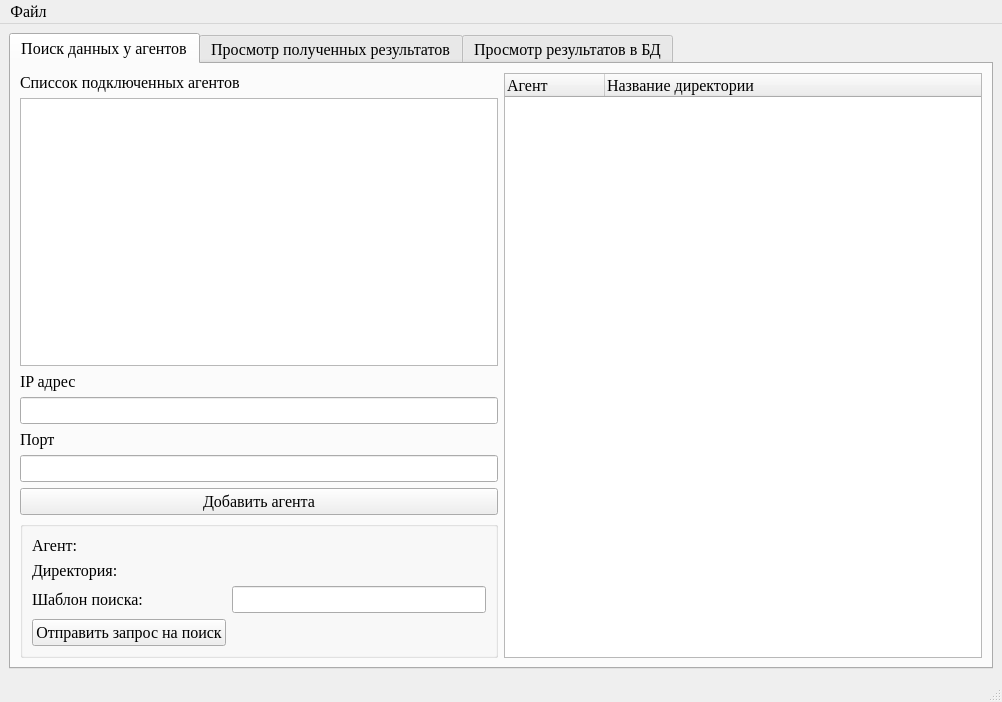
<?xml version="1.0" encoding="UTF-8"?>
<ui version="4.0">
 <class>MainWindow</class>
 <widget class="QMainWindow" name="MainWindow">
  <property name="geometry">
   <rect>
    <x>0</x>
    <y>0</y>
    <width>1002</width>
    <height>702</height>
   </rect>
  </property>
  <property name="font">
   <font>
    <family>Times New Roman</family>
    <pointsize>12</pointsize>
   </font>
  </property>
  <property name="windowTitle">
   <string>MainWindow</string>
  </property>
  <widget class="QWidget" name="centralwidget">
   <layout class="QGridLayout" name="gridLayout">
    <item row="0" column="0">
     <widget class="QTabWidget" name="tabWidget">
      <property name="currentIndex">
       <number>0</number>
      </property>
      <widget class="QWidget" name="tab">
       <attribute name="title">
        <string>Поиск данных у агентов</string>
       </attribute>
       <layout class="QHBoxLayout" name="horizontalLayout">
        <item>
         <layout class="QVBoxLayout" name="verticalLayout">
          <property name="sizeConstraint">
           <enum>QLayout::SetMaximumSize</enum>
          </property>
          <item>
           <widget class="QLabel" name="label">
            <property name="text">
             <string>Списсок подключенных агентов</string>
            </property>
           </widget>
          </item>
          <item>
           <widget class="QListWidget" name="listWidget">
            <property name="sizePolicy">
             <sizepolicy hsizetype="Minimum" vsizetype="Expanding">
              <horstretch>0</horstretch>
              <verstretch>0</verstretch>
             </sizepolicy>
            </property>
            <property name="maximumSize">
             <size>
              <width>16777215</width>
              <height>16777215</height>
             </size>
            </property>
            <property name="editTriggers">
             <set>QAbstractItemView::NoEditTriggers</set>
            </property>
           </widget>
          </item>
          <item>
           <widget class="QLabel" name="label_2">
            <property name="text">
             <string>IP адрес</string>
            </property>
           </widget>
          </item>
          <item>
           <widget class="QLineEdit" name="lineEdit"/>
          </item>
          <item>
           <widget class="QLabel" name="label_3">
            <property name="text">
             <string>Порт</string>
            </property>
           </widget>
          </item>
          <item>
           <widget class="QLineEdit" name="lineEdit_2"/>
          </item>
          <item>
           <widget class="QPushButton" name="pushButton">
            <property name="text">
             <string>Добавить агента</string>
            </property>
           </widget>
          </item>
          <item>
           <widget class="QGroupBox" name="groupBox">
            <property name="minimumSize">
             <size>
              <width>0</width>
              <height>100</height>
             </size>
            </property>
            <property name="title">
             <string/>
            </property>
            <layout class="QGridLayout" name="gridLayout_2">
             <item row="0" column="1">
              <widget class="QLabel" name="label_7">
               <property name="text">
                <string/>
               </property>
              </widget>
             </item>
             <item row="1" column="1">
              <widget class="QLabel" name="label_8">
               <property name="text">
                <string/>
               </property>
              </widget>
             </item>
             <item row="2" column="1">
              <widget class="QLineEdit" name="lineEdit_3"/>
             </item>
             <item row="1" column="0">
              <widget class="QLabel" name="label_5">
               <property name="text">
                <string>Директория:</string>
               </property>
              </widget>
             </item>
             <item row="2" column="0">
              <widget class="QLabel" name="label_6">
               <property name="text">
                <string>Шаблон поиска:</string>
               </property>
              </widget>
             </item>
             <item row="0" column="0">
              <widget class="QLabel" name="label_4">
               <property name="text">
                <string>Агент:</string>
               </property>
              </widget>
             </item>
             <item row="3" column="0">
              <widget class="QPushButton" name="pushButton_2">
               <property name="text">
                <string>Отправить запрос на поиск</string>
               </property>
              </widget>
             </item>
            </layout>
           </widget>
          </item>
         </layout>
        </item>
        <item>
         <widget class="QTreeWidget" name="treeWidget">
          <property name="editTriggers">
           <set>QAbstractItemView::NoEditTriggers</set>
          </property>
          <column>
           <property name="text">
            <string>Агент</string>
           </property>
          </column>
          <column>
           <property name="text">
            <string>Название директории</string>
           </property>
          </column>
         </widget>
        </item>
       </layout>
      </widget>
      <widget class="QWidget" name="tab_3">
       <attribute name="title">
        <string>Просмотр полученных результатов</string>
       </attribute>
       <layout class="QGridLayout" name="gridLayout_3">
        <item row="0" column="0">
         <widget class="QLineEdit" name="lineEdit_4"/>
        </item>
        <item row="0" column="1">
         <widget class="QPushButton" name="pushButton_3">
          <property name="text">
           <string>Поиск по директории</string>
          </property>
         </widget>
        </item>
        <item row="1" column="0" colspan="2">
         <widget class="QTreeWidget" name="treeWidget_2">
          <property name="editTriggers">
           <set>QAbstractItemView::NoEditTriggers</set>
          </property>
          <property name="selectionMode">
           <enum>QAbstractItemView::MultiSelection</enum>
          </property>
          <property name="selectionBehavior">
           <enum>QAbstractItemView::SelectRows</enum>
          </property>
          <column>
           <property name="text">
            <string>Агент</string>
           </property>
          </column>
          <column>
           <property name="text">
            <string>Директория поиска</string>
           </property>
          </column>
          <column>
           <property name="text">
            <string>Шаблон поиска</string>
           </property>
          </column>
          <column>
           <property name="text">
            <string>Файл</string>
           </property>
          </column>
          <column>
           <property name="text">
            <string>Количество совпадений</string>
           </property>
          </column>
          <column>
           <property name="text">
            <string>Совпадающая строка</string>
           </property>
          </column>
         </widget>
        </item>
        <item row="2" column="0" colspan="2">
         <widget class="QPushButton" name="pushButton_5">
          <property name="text">
           <string>Печать отчёта</string>
          </property>
         </widget>
        </item>
       </layout>
      </widget>
      <widget class="QWidget" name="tab_2">
       <attribute name="title">
        <string>Просмотр результатов в БД</string>
       </attribute>
       <layout class="QGridLayout" name="gridLayout_4">
        <item row="0" column="0" colspan="2">
         <widget class="QTableView" name="tableView"/>
        </item>
        <item row="1" column="0" colspan="2">
         <widget class="QGroupBox" name="groupBox_2">
          <property name="title">
           <string>Фильтрация</string>
          </property>
          <layout class="QGridLayout" name="gridLayout_5">
           <item row="0" column="1">
            <widget class="QCheckBox" name="checkBox_2">
             <property name="text">
              <string>по директории</string>
             </property>
            </widget>
           </item>
           <item row="0" column="0">
            <widget class="QCheckBox" name="checkBox">
             <property name="text">
              <string>по агенту</string>
             </property>
            </widget>
           </item>
           <item row="1" column="1">
            <widget class="QLineEdit" name="lineEdit_6"/>
           </item>
           <item row="1" column="0">
            <widget class="QLineEdit" name="lineEdit_5"/>
           </item>
           <item row="0" column="2">
            <widget class="QCheckBox" name="checkBox_3">
             <property name="text">
              <string>по регулярному выражению</string>
             </property>
            </widget>
           </item>
           <item row="1" column="2">
            <widget class="QLineEdit" name="lineEdit_7"/>
           </item>
          </layout>
         </widget>
        </item>
        <item row="2" column="0" colspan="2">
         <widget class="QPushButton" name="pushButton_4">
          <property name="text">
           <string>Отобразить результаты</string>
          </property>
         </widget>
        </item>
       </layout>
      </widget>
     </widget>
    </item>
   </layout>
  </widget>
  <widget class="QMenuBar" name="menubar">
   <property name="geometry">
    <rect>
     <x>0</x>
     <y>0</y>
     <width>1002</width>
     <height>26</height>
    </rect>
   </property>
   <widget class="QMenu" name="menu">
    <property name="title">
     <string>Файл</string>
    </property>
    <addaction name="action"/>
    <addaction name="action_2"/>
   </widget>
   <addaction name="menu"/>
  </widget>
  <widget class="QStatusBar" name="statusbar"/>
  <action name="action">
   <property name="text">
    <string>Открыть базу данных</string>
   </property>
   <property name="shortcut">
    <string>Ctrl+O</string>
   </property>
  </action>
  <action name="action_2">
   <property name="text">
    <string>Создать базу данных</string>
   </property>
   <property name="shortcut">
    <string>Ctrl+N</string>
   </property>
  </action>
 </widget>
 <resources/>
 <connections/>
</ui>
